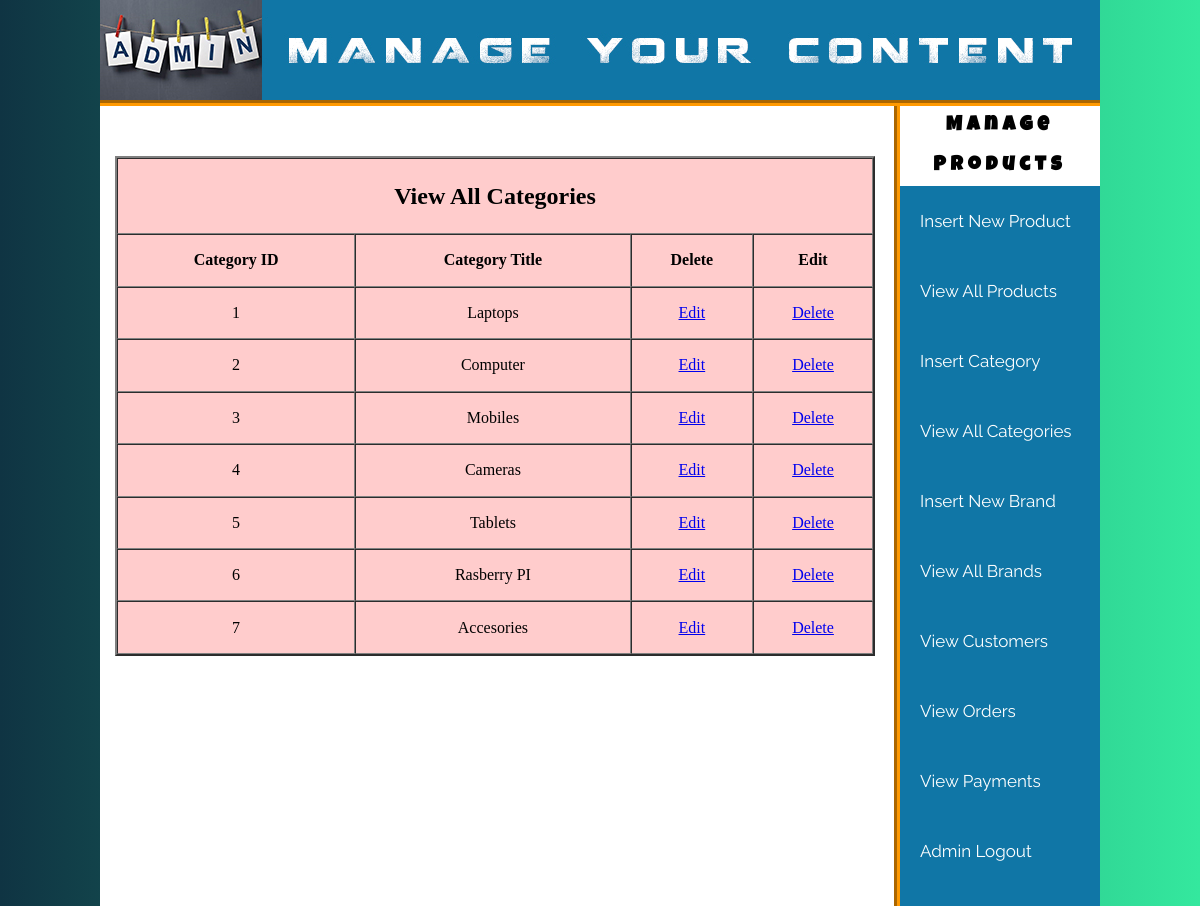
The app's page /admin/index.php?view_category (signed in) with its own data.
### tables this page shows
CREATE TABLE `categories` (
  `category_id` int(10) NOT NULL,
  `category_title` text NOT NULL
);

### admin/view_categories.php (the view, shortened to what this page needs)
<?php require 'includes/config.php'; ?>
<!DOCTYPE html>
<html lang="en">
<head>
</head>
<body>
    <table width="760" height="500" align="center" bgcolor="#ffcccc" border="2" cellspacing="0" style="margin-left:15px; margin-top:50px; " >
        <tr align="center">
            <td colspan="4"> <h2> View All Categories </h2> </td>
        </tr>
        <tr align="center">
            <th> Category ID </th>
            <th> Category Title</th>
            <th> Delete </th>
            <th> Edit</th>
        </tr>
        <?php
        $get_categories = " SELECT * from categories";
        $run_categories = mysqli_query($conn,$get_categories);
        while ($row_categories = mysqli_fetch_array($run_categories)) {
            $categories_id = $row_categories['category_id'];
            $categories_title = $row_categories['category_title'];
        ?>
        <tr align="center">
            <td> <?php  echo $categories_id ?> </td>
            <td> <?php  echo $categories_title ?></td>
            <td> <a href="index.php?edit_category= <?php echo $categories_id; ?>"> Edit </a> </td>
            <td> <a href="index.php?delete_category= <?php echo $categories_id; ?>"> Delete </a> </td>
        </tr>
        <?php } ?>
    </table>
</body>
</html>

### admin/styles/style.css (style rules this page uses)
* { margin: 0%; padding: 0%; }
body { background: #34e89e; background: -webkit-linear-gradient(to right, #0f3443, #34e89e); background: linear-gradient(to right, #0f3443, #34e89e); }

### records on screen
categories: category_id "1", category_title "Laptops"
categories: category_id "2", category_title "Computer"
categories: category_id "3", category_title "Mobiles"
categories: category_id "4", category_title "Cameras"
categories: category_id "5", category_title "Tablets"
categories: category_id "6", category_title "Rasberry PI"
categories: category_id "7", category_title "Accesories"
